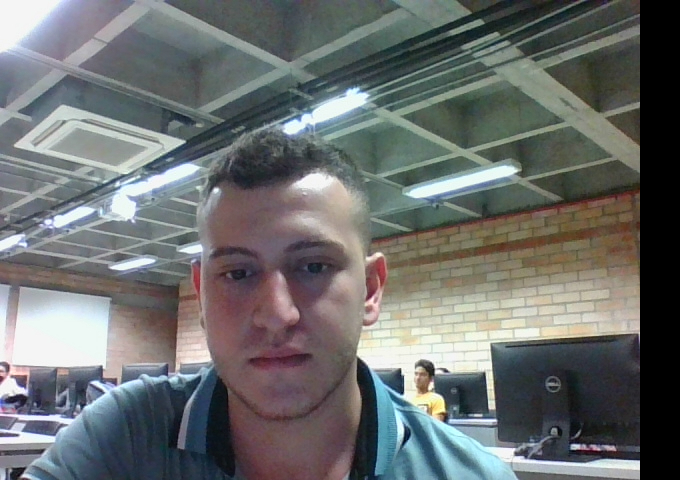
#> input picture Dataset_val/0111f424-b2ad-4a6c-8341-003599723ec0.jpg, 680 x 480 px, found by its file name
$ python -i apiReconocimiento.py   (imports and definitions only)
#> lines starting #> are read from the running program, lines starting #| are printed output that depends on the picture
import cv2
import os

dataPath = './Data' #Cambia a la ruta donde hayas almacenado Data
# [1 line that did not run here, left out]
# [1 line not run here, left out]

#face_recognizer = cv2.face.EigenFaceRecognizer_create()
#face_recognizer = cv2.face.FisherFaceRecognizer_create()
face_recognizer = cv2.face.LBPHFaceRecognizer_create()

# Leyendo el modelo
#face_recognizer.read('modeloEigenFace.xml')
#face_recognizer.read('modeloFisherFace.xml')
# [1 line not run here, left out]

#cap = cv2.VideoCapture(0)
#cap = cv2.VideoCapture('Video.mp4')

faceClassif = cv2.CascadeClassifier(cv2.data.haarcascades+'haarcascade_frontalface_default.xml')

def decodeImage(pathImage):
    Ruta_dataset = './Dataset_val'
    Test=pathImage
    Ruta=Ruta_dataset + '/' + str(Test) #+ '.jpg'
    frame=cv2.imread(Ruta)
#> frame is the input picture: shape (480, 680, 3); mean B, G, R 109.8, 110.2, 107.4
    gray = cv2.cvtColor(frame, cv2.COLOR_BGR2GRAY)
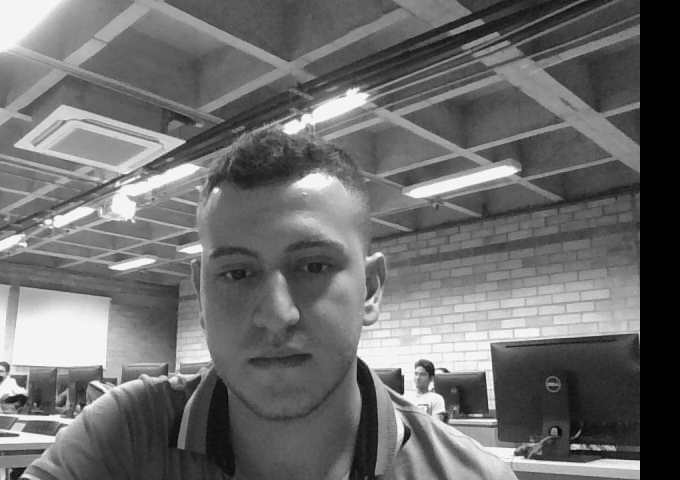
#> gray: shape (480, 680); min 0, max 255, mean 109.3
    auxFrame = gray.copy()
    faces = faceClassif.detectMultiScale(gray,1.3,5)
#> faces = [[178, 205, 196, 196]]
    for (x,y,w,h) in faces:
        rostro = auxFrame[y:y+h,x:x+w]
        rostro = cv2.resize(rostro,(150,150),interpolation= cv2.INTER_CUBIC)
        result = face_recognizer.predict(rostro)
        cv2.putText(frame,'{}'.format(result),(x,y-5),1,1.3,(255,255,0),1,cv2.LINE_AA)
		# LBPHFace
        if result[1] < 70:
            return imagePaths[result[0]]
            #cv2.putText(frame,'{}'.format(imagePaths[result[0]]),(x,y-25),2,1.1,(0,255,0),1,cv2.LINE_AA)
            #cv2.rectangle(frame, (x,y),(x+w,y+h),(0,255,0),2)
        else:
            return ""
#> this loop made 1 pass
#> pass 1, in decodeImage, `rostro = auxFrame[y:y+h,x:x+w]`:
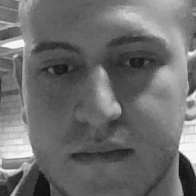
#> rostro: shape (196, 196); min 10, max 255, mean 108.7
            #cv2.putText(frame,'Desconocido',(x,y-20),2,0.8,(0,0,255),1,cv2.LINE_AA)
            #cv2.rectangle(frame, (x,y),(x+w,y+h),(0,0,255),2)

#> (the run stopped early here; a loop or call above may not have finished)
